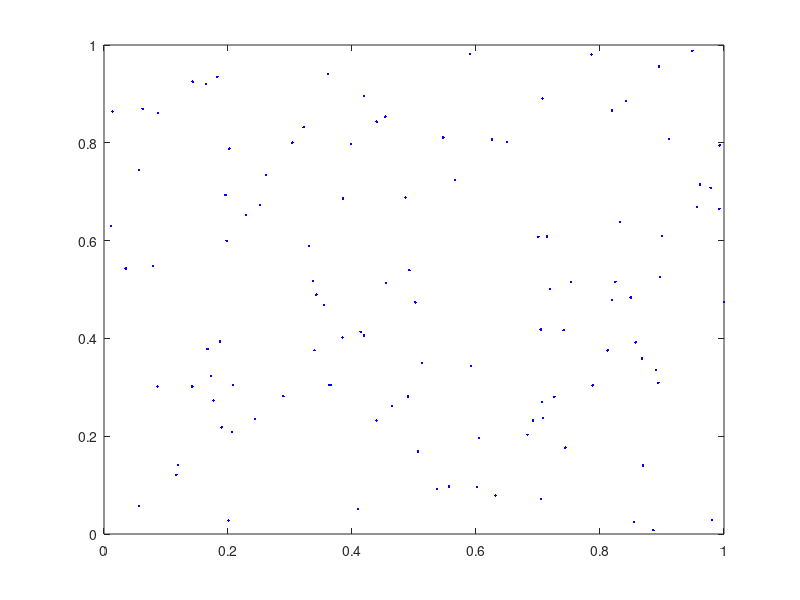

Recreate this plot in MATLAB. (Note: this script raises an error after producing the figure.)
clear all; 
lambda=100;
npoints = poissrnd(lambda);
pproc = rand(npoints, 2);

figure(1)
plot(pproc(:,1),pproc(:,2),'.b');
un_Array = rand(npoints,npoints);
un_Array(un_Array<0.9) = 0;
N_const = sqrt(sum(un_Array.*un_Array,1));
N_Array = un_Array./(repmat(N_const,npoints,1));

X = DL_KSVD_test(N_Array, pproc);

figure(2)
plot(X(:,1),X(:,2),'.b');